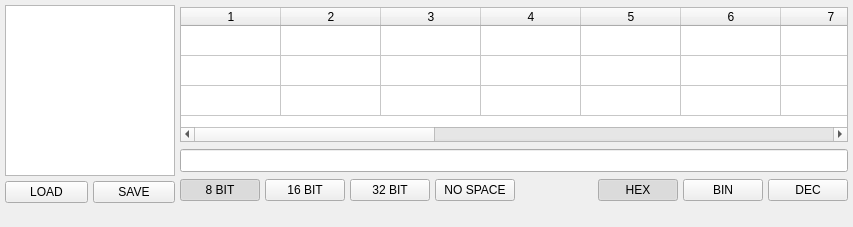
<?xml version="1.0" encoding="UTF-8"?>
<ui version="4.0">
 <class>MainWindow</class>
 <widget class="QMainWindow" name="MainWindow">
  <property name="geometry">
   <rect>
    <x>0</x>
    <y>0</y>
    <width>853</width>
    <height>227</height>
   </rect>
  </property>
  <property name="sizePolicy">
   <sizepolicy hsizetype="Preferred" vsizetype="Preferred">
    <horstretch>0</horstretch>
    <verstretch>0</verstretch>
   </sizepolicy>
  </property>
  <property name="minimumSize">
   <size>
    <width>500</width>
    <height>227</height>
   </size>
  </property>
  <property name="maximumSize">
   <size>
    <width>16777215</width>
    <height>227</height>
   </size>
  </property>
  <property name="windowTitle">
   <string>RegisterCalc</string>
  </property>
  <property name="windowIcon">
   <iconset resource="resource.qrc">
    <normaloff>:/icons/icon.ico</normaloff>:/icons/icon.ico</iconset>
  </property>
  <property name="locale">
   <locale language="English" country="UnitedKingdom"/>
  </property>
  <widget class="QWidget" name="centralWidget">
   <property name="sizePolicy">
    <sizepolicy hsizetype="Preferred" vsizetype="Preferred">
     <horstretch>0</horstretch>
     <verstretch>0</verstretch>
    </sizepolicy>
   </property>
   <property name="minimumSize">
    <size>
     <width>0</width>
     <height>0</height>
    </size>
   </property>
   <property name="maximumSize">
    <size>
     <width>16777215</width>
     <height>16777215</height>
    </size>
   </property>
   <layout class="QHBoxLayout" name="horizontalLayout_4">
    <property name="spacing">
     <number>5</number>
    </property>
    <property name="leftMargin">
     <number>5</number>
    </property>
    <property name="topMargin">
     <number>5</number>
    </property>
    <property name="rightMargin">
     <number>5</number>
    </property>
    <property name="bottomMargin">
     <number>5</number>
    </property>
    <item>
     <layout class="QVBoxLayout" name="verticalLayout">
      <property name="spacing">
       <number>5</number>
      </property>
      <property name="topMargin">
       <number>0</number>
      </property>
      <item>
       <widget class="QListWidget" name="STORAGE_LIST">
        <property name="sizePolicy">
         <sizepolicy hsizetype="Minimum" vsizetype="Expanding">
          <horstretch>0</horstretch>
          <verstretch>0</verstretch>
         </sizepolicy>
        </property>
        <property name="maximumSize">
         <size>
          <width>170</width>
          <height>16777215</height>
         </size>
        </property>
       </widget>
      </item>
      <item>
       <layout class="QHBoxLayout" name="horizontalLayout_5">
        <property name="spacing">
         <number>5</number>
        </property>
        <item>
         <widget class="QPushButton" name="STORAGE_LOAD">
          <property name="text">
           <string>LOAD</string>
          </property>
         </widget>
        </item>
        <item>
         <widget class="QPushButton" name="STORAGE_SAVE">
          <property name="text">
           <string>SAVE</string>
          </property>
         </widget>
        </item>
       </layout>
      </item>
     </layout>
    </item>
    <item>
     <layout class="QVBoxLayout" name="verticalLayout_2">
      <property name="spacing">
       <number>5</number>
      </property>
      <item>
       <layout class="QHBoxLayout" name="horizontalLayout_3">
        <property name="spacing">
         <number>5</number>
        </property>
        <item>
         <widget class="QTableWidget" name="tableWidget">
          <property name="minimumSize">
           <size>
            <width>0</width>
            <height>135</height>
           </size>
          </property>
          <property name="maximumSize">
           <size>
            <width>16777215</width>
            <height>135</height>
           </size>
          </property>
          <property name="contextMenuPolicy">
           <enum>Qt::ActionsContextMenu</enum>
          </property>
          <property name="selectionBehavior">
           <enum>QAbstractItemView::SelectColumns</enum>
          </property>
          <property name="rowCount">
           <number>3</number>
          </property>
          <property name="columnCount">
           <number>16</number>
          </property>
          <attribute name="horizontalHeaderMinimumSectionSize">
           <number>20</number>
          </attribute>
          <attribute name="horizontalHeaderStretchLastSection">
           <bool>false</bool>
          </attribute>
          <attribute name="verticalHeaderVisible">
           <bool>false</bool>
          </attribute>
          <row/>
          <row/>
          <row/>
          <column/>
          <column/>
          <column/>
          <column/>
          <column/>
          <column/>
          <column/>
          <column/>
          <column/>
          <column/>
          <column/>
          <column/>
          <column/>
          <column/>
          <column/>
          <column/>
         </widget>
        </item>
       </layout>
      </item>
      <item>
       <widget class="QLineEdit" name="OUT">
        <property name="minimumSize">
         <size>
          <width>0</width>
          <height>23</height>
         </size>
        </property>
        <property name="readOnly">
         <bool>true</bool>
        </property>
       </widget>
      </item>
      <item>
       <layout class="QHBoxLayout" name="horizontalLayout_2">
        <property name="spacing">
         <number>5</number>
        </property>
        <item>
         <widget class="QPushButton" name="OUT_8BIT">
          <property name="text">
           <string>8 BIT</string>
          </property>
          <property name="checkable">
           <bool>true</bool>
          </property>
          <property name="checked">
           <bool>true</bool>
          </property>
         </widget>
        </item>
        <item>
         <widget class="QPushButton" name="OUT_16BIT">
          <property name="text">
           <string>16 BIT</string>
          </property>
          <property name="checkable">
           <bool>true</bool>
          </property>
         </widget>
        </item>
        <item>
         <widget class="QPushButton" name="OUT_32BIT">
          <property name="text">
           <string>32 BIT</string>
          </property>
          <property name="checkable">
           <bool>true</bool>
          </property>
         </widget>
        </item>
        <item>
         <widget class="QPushButton" name="OUT_NOSPACE">
          <property name="text">
           <string>NO SPACE</string>
          </property>
          <property name="checkable">
           <bool>true</bool>
          </property>
         </widget>
        </item>
        <item>
         <spacer name="horizontalSpacer">
          <property name="orientation">
           <enum>Qt::Horizontal</enum>
          </property>
          <property name="sizeHint" stdset="0">
           <size>
            <width>40</width>
            <height>20</height>
           </size>
          </property>
         </spacer>
        </item>
        <item>
         <widget class="QPushButton" name="OUT_HEX">
          <property name="text">
           <string>HEX</string>
          </property>
          <property name="checkable">
           <bool>true</bool>
          </property>
          <property name="checked">
           <bool>true</bool>
          </property>
          <property name="autoDefault">
           <bool>false</bool>
          </property>
          <property name="flat">
           <bool>false</bool>
          </property>
         </widget>
        </item>
        <item>
         <widget class="QPushButton" name="OUT_BIN">
          <property name="text">
           <string>BIN</string>
          </property>
          <property name="checkable">
           <bool>true</bool>
          </property>
         </widget>
        </item>
        <item>
         <widget class="QPushButton" name="OUT_DEC">
          <property name="text">
           <string>DEC</string>
          </property>
          <property name="checkable">
           <bool>true</bool>
          </property>
         </widget>
        </item>
       </layout>
      </item>
     </layout>
    </item>
   </layout>
  </widget>
  <widget class="QStatusBar" name="statusBar">
   <property name="sizeGripEnabled">
    <bool>false</bool>
   </property>
  </widget>
 </widget>
 <layoutdefault spacing="6" margin="11"/>
 <resources>
  <include location="resource.qrc"/>
 </resources>
 <connections/>
</ui>
